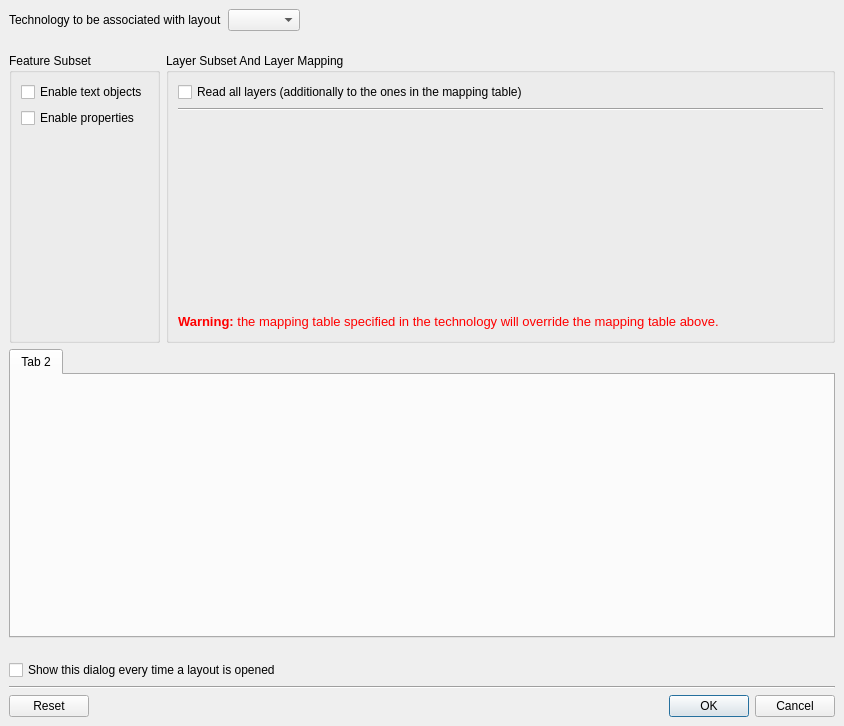
<ui version="4.0" >
 <class>LoadLayoutOptionsDialog</class>
 <widget class="QDialog" name="LoadLayoutOptionsDialog" >
  <property name="windowModality" >
   <enum>Qt::ApplicationModal</enum>
  </property>
  <property name="geometry" >
   <rect>
    <x>0</x>
    <y>0</y>
    <width>844</width>
    <height>726</height>
   </rect>
  </property>
  <property name="windowTitle" >
   <string>Reader Options</string>
  </property>
  <layout class="QVBoxLayout" >
   <property name="margin" >
    <number>9</number>
   </property>
   <property name="spacing" >
    <number>6</number>
   </property>
   <item>
    <widget class="QFrame" name="frame_2" >
     <property name="frameShape" >
      <enum>QFrame::NoFrame</enum>
     </property>
     <property name="frameShadow" >
      <enum>QFrame::Raised</enum>
     </property>
     <layout class="QHBoxLayout" >
      <property name="margin" >
       <number>0</number>
      </property>
      <property name="spacing" >
       <number>6</number>
      </property>
      <item>
       <widget class="QLabel" name="label_2" >
        <property name="text" >
         <string>Technology to be associated with layout</string>
        </property>
       </widget>
      </item>
      <item>
       <widget class="QComboBox" name="tech_cbx" />
      </item>
      <item>
       <spacer>
        <property name="orientation" >
         <enum>Qt::Horizontal</enum>
        </property>
        <property name="sizeHint" >
         <size>
          <width>40</width>
          <height>20</height>
         </size>
        </property>
       </spacer>
      </item>
     </layout>
    </widget>
   </item>
   <item>
    <spacer>
     <property name="orientation" >
      <enum>Qt::Vertical</enum>
     </property>
     <property name="sizeType" >
      <enum>QSizePolicy::Fixed</enum>
     </property>
     <property name="sizeHint" >
      <size>
       <width>826</width>
       <height>16</height>
      </size>
     </property>
    </spacer>
   </item>
   <item>
    <widget class="QFrame" name="frame" >
     <property name="frameShape" >
      <enum>QFrame::NoFrame</enum>
     </property>
     <property name="frameShadow" >
      <enum>QFrame::Raised</enum>
     </property>
     <layout class="QHBoxLayout" >
      <property name="margin" >
       <number>0</number>
      </property>
      <property name="spacing" >
       <number>6</number>
      </property>
      <item>
       <widget class="QGroupBox" name="groupBox" >
        <property name="sizePolicy" >
         <sizepolicy>
          <hsizetype>5</hsizetype>
          <vsizetype>5</vsizetype>
          <horstretch>0</horstretch>
          <verstretch>0</verstretch>
         </sizepolicy>
        </property>
        <property name="title" >
         <string>Feature Subset</string>
        </property>
        <layout class="QVBoxLayout" >
         <property name="margin" >
          <number>9</number>
         </property>
         <property name="spacing" >
          <number>6</number>
         </property>
         <item>
          <widget class="QCheckBox" name="enable_text_cbx" >
           <property name="text" >
            <string>Enable text objects</string>
           </property>
          </widget>
         </item>
         <item>
          <widget class="QCheckBox" name="enable_properties_cbx" >
           <property name="text" >
            <string>Enable properties</string>
           </property>
          </widget>
         </item>
         <item>
          <spacer>
           <property name="orientation" >
            <enum>Qt::Vertical</enum>
           </property>
           <property name="sizeHint" >
            <size>
             <width>20</width>
             <height>100</height>
            </size>
           </property>
          </spacer>
         </item>
        </layout>
       </widget>
      </item>
      <item>
       <widget class="QGroupBox" name="layer_subset_grp" >
        <property name="sizePolicy" >
         <sizepolicy>
          <hsizetype>5</hsizetype>
          <vsizetype>5</vsizetype>
          <horstretch>1</horstretch>
          <verstretch>1</verstretch>
         </sizepolicy>
        </property>
        <property name="toolTip" >
         <string>Get layers from a layer properties file</string>
        </property>
        <property name="title" >
         <string>Layer Subset And Layer Mapping</string>
        </property>
        <property name="checkable" >
         <bool>false</bool>
        </property>
        <layout class="QGridLayout" >
         <property name="margin" >
          <number>9</number>
         </property>
         <property name="spacing" >
          <number>6</number>
         </property>
         <item row="0" column="0" colspan="2" >
          <widget class="QCheckBox" name="read_all_cbx" >
           <property name="text" >
            <string>Read all layers (additionally to the ones in the mapping table)</string>
           </property>
          </widget>
         </item>
         <item row="1" column="0" colspan="2" >
          <widget class="Line" name="line" >
           <property name="orientation" >
            <enum>Qt::Horizontal</enum>
           </property>
          </widget>
         </item>
         <item row="12" column="0" colspan="2" >
          <widget class="QLabel" name="mapping_lbl" >
           <property name="text" >
            <string>&lt;html>&lt;head>&lt;meta name="qrichtext" content="1" />&lt;style type="text/css">
p, li { white-space: pre-wrap; }
&lt;/style>&lt;/head>&lt;body style=" font-family:'Sans Serif'; font-size:10pt; font-weight:400; font-style:normal; text-decoration:none;">
&lt;p style=" margin-top:0px; margin-bottom:0px; margin-left:0px; margin-right:0px; -qt-block-indent:0; text-indent:0px;">&lt;span style=" font-weight:600; color:#ff0000;">Warning:&lt;/span>&lt;span style=" color:#ff0000;"> the mapping table specified in the technology will override the mapping table above.&lt;/span>&lt;/p>&lt;/body>&lt;/html></string>
           </property>
           <property name="wordWrap" >
            <bool>true</bool>
           </property>
          </widget>
         </item>
         <item rowspan="10" row="2" column="0" colspan="2" >
          <widget class="lay::LayerMappingWidget" name="layer_map" >
           <property name="sizePolicy" >
            <sizepolicy>
             <hsizetype>5</hsizetype>
             <vsizetype>5</vsizetype>
             <horstretch>0</horstretch>
             <verstretch>0</verstretch>
            </sizepolicy>
           </property>
           <property name="frameShape" >
            <enum>QFrame::NoFrame</enum>
           </property>
           <property name="frameShadow" >
            <enum>QFrame::Raised</enum>
           </property>
          </widget>
         </item>
        </layout>
       </widget>
      </item>
     </layout>
    </widget>
   </item>
   <item>
    <widget class="QTabWidget" name="options_tab" >
     <property name="sizePolicy" >
      <sizepolicy>
       <hsizetype>5</hsizetype>
       <vsizetype>7</vsizetype>
       <horstretch>0</horstretch>
       <verstretch>0</verstretch>
      </sizepolicy>
     </property>
     <property name="minimumSize" >
      <size>
       <width>0</width>
       <height>80</height>
      </size>
     </property>
     <property name="currentIndex" >
      <number>0</number>
     </property>
     <widget class="QWidget" name="tab_2" >
      <attribute name="title" >
       <string>Tab 2</string>
      </attribute>
     </widget>
    </widget>
   </item>
   <item>
    <spacer>
     <property name="orientation" >
      <enum>Qt::Vertical</enum>
     </property>
     <property name="sizeType" >
      <enum>QSizePolicy::Fixed</enum>
     </property>
     <property name="sizeHint" >
      <size>
       <width>826</width>
       <height>16</height>
      </size>
     </property>
    </spacer>
   </item>
   <item>
    <widget class="QCheckBox" name="always_cbx" >
     <property name="text" >
      <string>Show this dialog every time a layout is opened</string>
     </property>
    </widget>
   </item>
   <item>
    <widget class="Line" name="line_2" >
     <property name="orientation" >
      <enum>Qt::Horizontal</enum>
     </property>
    </widget>
   </item>
   <item>
    <widget class="QDialogButtonBox" name="buttonBox" >
     <property name="orientation" >
      <enum>Qt::Horizontal</enum>
     </property>
     <property name="standardButtons" >
      <set>QDialogButtonBox::Cancel|QDialogButtonBox::NoButton|QDialogButtonBox::Ok|QDialogButtonBox::Reset</set>
     </property>
    </widget>
   </item>
  </layout>
 </widget>
 <customwidgets>
  <customwidget>
   <class>lay::LayerMappingWidget</class>
   <extends>QFrame</extends>
   <header>layLayerMappingWidget.h</header>
  </customwidget>
 </customwidgets>
 <tabstops>
  <tabstop>enable_text_cbx</tabstop>
  <tabstop>enable_properties_cbx</tabstop>
  <tabstop>layer_subset_grp</tabstop>
  <tabstop>options_tab</tabstop>
  <tabstop>buttonBox</tabstop>
 </tabstops>
 <resources/>
 <connections>
  <connection>
   <sender>buttonBox</sender>
   <signal>rejected()</signal>
   <receiver>LoadLayoutOptionsDialog</receiver>
   <slot>reject()</slot>
   <hints>
    <hint type="sourcelabel" >
     <x>316</x>
     <y>260</y>
    </hint>
    <hint type="destinationlabel" >
     <x>286</x>
     <y>274</y>
    </hint>
   </hints>
  </connection>
 </connections>
</ui>
